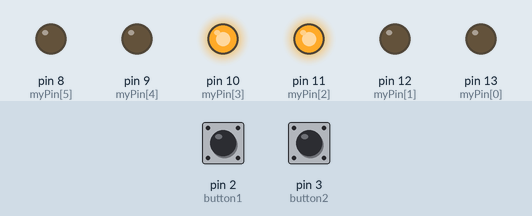
This sketch was run on a simulated Arduino Uno, built with avr-gcc and run on an emulated ATmega328P. Parts: output pins drawn as LEDs (lit = HIGH). Dashed ring = blinking. Inputs (shaded band) come from the test bench; at power-on: pin 2 (button1) LOW, pin 3 (button2) LOW.

Above: at 1.8 s.
1.9 s: pin 2 (button1) pulled HIGH for 3.2 s
At 4.15 s:
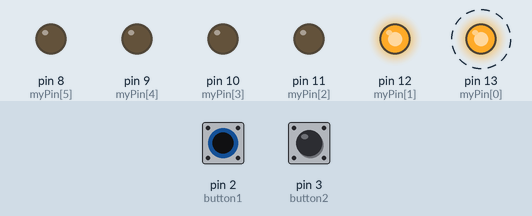
6.6 s: pin 3 (button2) pulled HIGH for 0.6 s
At 7.42 s:
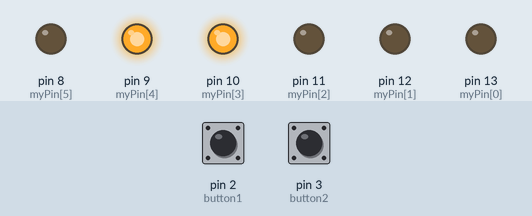
At 7.92 s:
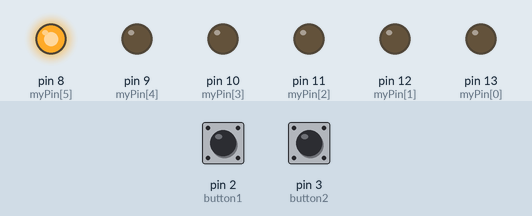
Timing chart, 0 to 15.6 s (numbered marks = the images above; inputs shaded):
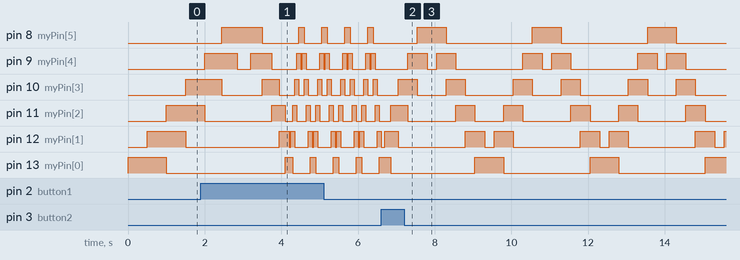

The sketch:

sketch_sep26a.ino
```cpp
// name DUC

// gives the component the name
int button1 = 2;
int button2 = 3;
int myPin[] = {13,12,11,10,9,8};
int timer = 500;
int PRESSED;

void setup()
{
  pinMode(button1, INPUT);
  pinMode(button2, INPUT);
  for (int i=0;i<6;i++) { // making all the declaration at once
     pinMode (myPin[i], OUTPUT);
   }
 }

void buttonChecking() { // creating a function to reuse the code below without rewriting it (increase and decrease delay time for led by pressing button)
   PRESSED=digitalRead(button1);
      if(PRESSED==HIGH) {   // press button 1
         if(timer - 50 > 0) { // the time always higher than 0
            timer = timer - 50; }
          }
      PRESSED=digitalRead(button2);
      if(PRESSED==HIGH) { // press button 2
        timer = timer + 50; } // slow down the delay time by 50 millis sec
}
void loop() {
  for (int i=0;i<6;i++)
  {
      digitalWrite(myPin[i], HIGH);
      if(i-1>0) {
        digitalWrite(myPin[i-1], HIGH); } // keep the previous led on
      buttonChecking() ;
      delay(timer);
      digitalWrite(myPin[i-1], LOW);
  }
    for (int i=5;i>=0;i--)  {
      digitalWrite(myPin[i], HIGH);
    if(i+1<6) {
      digitalWrite(myPin[i+1], HIGH); } // keep the previous led on
    buttonChecking() ;
      delay(timer);
      digitalWrite(myPin[i+1], LOW);
  }
}
```

Measured:
- after the input at 6.6 s, pin 8 (myPin[5]): alternates HIGH for 0.75 s and LOW for 2.3 s, starting after 0.95 s; pin 13 (myPin[0]): alternates HIGH for 0.75 s and LOW for 2.3 s, starting after 0.25 s
- by itself, pin 9 (myPin[4]): repeats every 3.0 s: LOW 0.25 s, HIGH 0.50 s, LOW 1.8 s, HIGH 0.50 s
- by itself, pin 10 (myPin[3]): repeats every 3.0 s: LOW 0.75 s, HIGH 0.50 s, LOW 1.3 s, HIGH 0.50 s
- by itself, pin 11 (myPin[2]): repeats every 3.0 s: LOW 1.3 s, HIGH 0.50 s, LOW 0.75 s, HIGH 0.50 s
- by itself, pin 13 (myPin[0]): alternates HIGH for 0.15 s and LOW for 0.45 s
